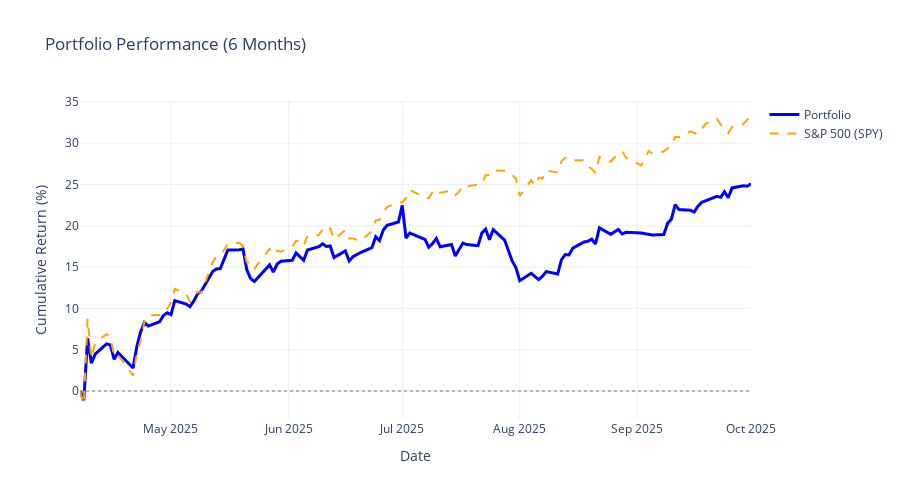

Source (notebook cell):
### Markdown cell above
## 📊 Step 6: Historical Performance Analysis

### Code cell
# Load historical prices for portfolio stocks
query_hist = f"""
SELECT 
    ticker,
    date,
    [close] as price
FROM market.daily_prices
WHERE ticker IN ('{tickers_str}')
  AND date >= DATEADD(day, -180, (SELECT MAX(date) FROM market.daily_prices))
ORDER BY ticker, date
"""

hist_prices = db.execute_query(query_hist)
hist_prices['date'] = pd.to_datetime(hist_prices['date'])

# Convert price to float (handle Decimal type from SQL Server)
hist_prices['price'] = pd.to_numeric(hist_prices['price'], errors='coerce')

# Pivot to wide format
price_matrix = hist_prices.pivot(index='date', columns='ticker', values='price')

# Calculate portfolio value over time
weights = portfolio.set_index('ticker')['weight']
weights = weights.reindex(price_matrix.columns, fill_value=0)

# Normalize prices to returns
returns = price_matrix.pct_change().fillna(0)
portfolio_returns = (returns * weights.values).sum(axis=1)
portfolio_cumulative = (1 + portfolio_returns).cumprod()

# Load SPY for comparison if available
query_spy = """
SELECT date, [close] as price
FROM market.daily_prices
WHERE ticker = 'SPY'
  AND date >= DATEADD(day, -180, (SELECT MAX(date) FROM market.daily_prices))
ORDER BY date
"""

try:
    spy_prices = db.execute_query(query_spy)
    if len(spy_prices) > 0:
        spy_prices['date'] = pd.to_datetime(spy_prices['date'])
        spy_prices['price'] = pd.to_numeric(spy_prices['price'], errors='coerce')
        spy_prices = spy_prices.set_index('date')
        spy_returns = spy_prices['price'].pct_change().fillna(0)
        
        # Align dates
        common_dates = portfolio_cumulative.index.intersection(spy_returns.index)
        spy_returns_aligned = spy_returns.loc[common_dates]
        spy_cumulative = (1 + spy_returns_aligned).cumprod()
        
        has_spy = True
        print("✅ SPY benchmark data loaded")
    else:
        has_spy = False
        print("⚠️  No SPY data available")
except:
    has_spy = False
    print("⚠️  Could not load SPY data")

# Create interactive performance chart
fig = go.Figure()

# Portfolio line
fig.add_trace(go.Scatter(
    x=portfolio_cumulative.index,
    y=(portfolio_cumulative - 1) * 100,
    mode='lines',
    name='Portfolio',
    line=dict(color='blue', width=3),
    hovertemplate='Date: %{x}<br>Return: %{y:.2f}%<extra></extra>'
))

# SPY line if available
if has_spy:
    fig.add_trace(go.Scatter(
        x=spy_cumulative.index,
        y=(spy_cumulative - 1) * 100,
        mode='lines',
        name='S&P 500 (SPY)',
        line=dict(color='orange', width=2, dash='dash'),
        hovertemplate='Date: %{x}<br>Return: %{y:.2f}%<extra></extra>'
    ))

fig.add_hline(y=0, line_dash="dot", line_color="gray", opacity=0.5)

fig.update_layout(
    title='Portfolio Performance (6 Months)',
    xaxis_title='Date',
    yaxis_title='Cumulative Return (%)',
    height=500,
    template='plotly_white',
    hovermode='x unified'
)

fig.show()

# Calculate metrics
total_return = (portfolio_cumulative.iloc[-1] - 1) * 100
annual_volatility = portfolio_returns.std() * np.sqrt(252) * 100
sharpe = (portfolio_returns.mean() * 252 - 0.045) / (portfolio_returns.std() * np.sqrt(252))

print(f"\n📊 Performance Metrics (6-Month Period):")
print(f"   Total Return: {total_return:+.2f}%")
print(f"   Annualized Volatility: {annual_volatility:.2f}%")
print(f"   Sharpe Ratio: {sharpe:.3f}")

if has_spy:
    spy_total = (spy_cumulative.iloc[-1] - 1) * 100
    print(f"   SPY Total Return: {spy_total:+.2f}%")
    print(f"   Outperformance: {total_return - spy_total:+.2f}%")

db.close()
